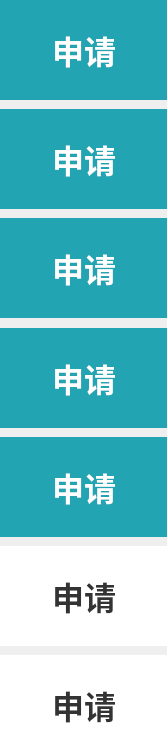
<?xml version="1.0" encoding="UTF-8"?>
<ui version="4.0">
 <class>SubPageBtnList</class>
 <widget class="QWidget" name="SubPageBtnList">
  <property name="geometry">
   <rect>
    <x>0</x>
    <y>0</y>
    <width>167</width>
    <height>752</height>
   </rect>
  </property>
  <property name="windowTitle">
   <string>Form</string>
  </property>
  <property name="styleSheet">
   <string notr="true">#SubPageBtnList {
border-radius: 10px;
}</string>
  </property>
  <widget class="QPushButton" name="pushButton">
   <property name="geometry">
    <rect>
     <x>0</x>
     <y>0</y>
     <width>168</width>
     <height>100</height>
    </rect>
   </property>
   <property name="styleSheet">
    <string notr="true">QPushButton {
    font-family: PingFang SC;
    font-weight: bold;
    font-size: 32px;
    color: #FFFFFF;
    line-height: 42px;

    background: #22A4B3;
    border-radius: 0px;
}

QPushButton:checked {
    font-family: PingFang SC;
    font-weight: 500;
    font-size: 32px;
    color: #333333;
    line-height: 42px;

    background: #FFFFFF;
    border-radius: 0px;
}</string>
   </property>
   <property name="text">
    <string>申请</string>
   </property>
  </widget>
  <widget class="QPushButton" name="pushButton_2">
   <property name="geometry">
    <rect>
     <x>0</x>
     <y>109</y>
     <width>168</width>
     <height>100</height>
    </rect>
   </property>
   <property name="styleSheet">
    <string notr="true">QPushButton {
    font-family: PingFang SC;
    font-weight: bold;
    font-size: 32px;
    color: #FFFFFF;
    line-height: 42px;

    background: #22A4B3;
    border-radius: 0px;
}

QPushButton:checked {
    font-family: PingFang SC;
    font-weight: 500;
    font-size: 32px;
    color: #333333;
    line-height: 42px;

    background: #FFFFFF;
    border-radius: 0px;
}</string>
   </property>
   <property name="text">
    <string>申请</string>
   </property>
  </widget>
  <widget class="QPushButton" name="pushButton_3">
   <property name="geometry">
    <rect>
     <x>0</x>
     <y>218</y>
     <width>168</width>
     <height>100</height>
    </rect>
   </property>
   <property name="styleSheet">
    <string notr="true">QPushButton {
    font-family: PingFang SC;
    font-weight: bold;
    font-size: 32px;
    color: #FFFFFF;
    line-height: 42px;

    background: #22A4B3;
    border-radius: 0px;
}

QPushButton:checked {
    font-family: PingFang SC;
    font-weight: 500;
    font-size: 32px;
    color: #333333;
    line-height: 42px;

    background: #FFFFFF;
    border-radius: 0px;
}</string>
   </property>
   <property name="text">
    <string>申请</string>
   </property>
  </widget>
  <widget class="QPushButton" name="pushButton_4">
   <property name="geometry">
    <rect>
     <x>0</x>
     <y>328</y>
     <width>168</width>
     <height>100</height>
    </rect>
   </property>
   <property name="styleSheet">
    <string notr="true">QPushButton {
    font-family: PingFang SC;
    font-weight: bold;
    font-size: 32px;
    color: #FFFFFF;
    line-height: 42px;

    background: #22A4B3;
    border-radius: 0px;
}

QPushButton:checked {
    font-family: PingFang SC;
    font-weight: 500;
    font-size: 32px;
    color: #333333;
    line-height: 42px;

    background: #FFFFFF;
    border-radius: 0px;
}</string>
   </property>
   <property name="text">
    <string>申请</string>
   </property>
   <property name="checkable">
    <bool>false</bool>
   </property>
  </widget>
  <widget class="QPushButton" name="pushButton_5">
   <property name="geometry">
    <rect>
     <x>0</x>
     <y>437</y>
     <width>168</width>
     <height>100</height>
    </rect>
   </property>
   <property name="styleSheet">
    <string notr="true">QPushButton {
    font-family: PingFang SC;
    font-weight: bold;
    font-size: 32px;
    color: #FFFFFF;
    line-height: 42px;

    background: #22A4B3;
    border-radius: 0px;
}

QPushButton:checked {
    font-family: PingFang SC;
    font-weight: 500;
    font-size: 32px;
    color: #333333;
    line-height: 42px;

    background: #FFFFFF;
    border-radius: 0px;
}</string>
   </property>
   <property name="text">
    <string>申请</string>
   </property>
   <property name="checkable">
    <bool>false</bool>
   </property>
  </widget>
  <widget class="QPushButton" name="pushButton_6">
   <property name="geometry">
    <rect>
     <x>0</x>
     <y>546</y>
     <width>168</width>
     <height>100</height>
    </rect>
   </property>
   <property name="styleSheet">
    <string notr="true">
    font-family: PingFang SC;
    font-weight: 500;
    font-size: 32px;
    color: #333333;
    line-height: 42px;

    background: #FFFFFF;
    border-radius: 0px;
</string>
   </property>
   <property name="text">
    <string>申请</string>
   </property>
   <property name="checkable">
    <bool>false</bool>
   </property>
  </widget>
  <widget class="QPushButton" name="pushButton_7">
   <property name="geometry">
    <rect>
     <x>0</x>
     <y>655</y>
     <width>168</width>
     <height>100</height>
    </rect>
   </property>
   <property name="styleSheet">
    <string notr="true">
    font-family: PingFang SC;
    font-weight: 500;
    font-size: 32px;
    color: #333333;
    line-height: 42px;

    background: #FFFFFF;
    border-radius: 0px;
</string>
   </property>
   <property name="text">
    <string>申请</string>
   </property>
   <property name="checkable">
    <bool>false</bool>
   </property>
   <property name="checked">
    <bool>false</bool>
   </property>
  </widget>
 </widget>
 <resources/>
 <connections/>
</ui>
